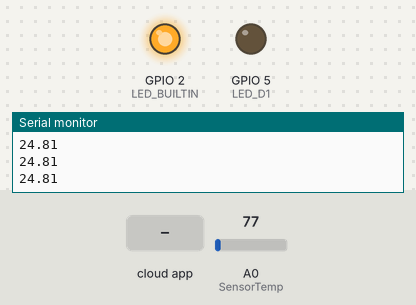
Simulated run of this sketch. Board: ESP8266 (NodeMCU). Shown: output pins drawn as LEDs (lit = HIGH, except the on-board LED, lit = LOW), the last lines printed to the serial monitor. The test bench sets the inputs (shaded band); at power-on: A0 (SensorTemp) = 77.

Above: at 1.3 s.
1.4 s: the phone or cloud app sets LED_D1 to 1
At 2.5 s:
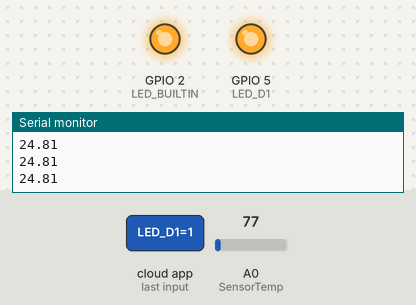
3.0 s: the phone or cloud app sets led to 1
At 3.7 s:
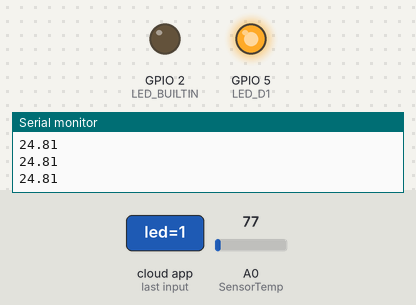
4.5 s: the phone or cloud app sets LED_D1 to 0
At 4.9 s:
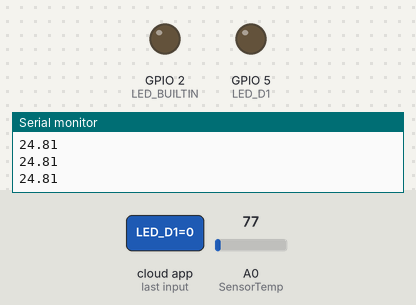
6.0 s: the phone or cloud app sets led to 0
At 7.3 s:
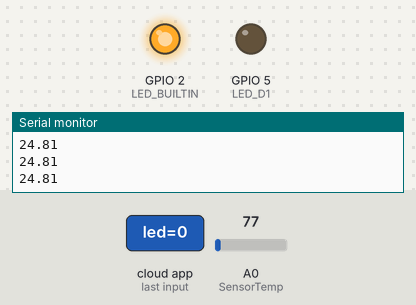
Timing chart, 0 to 8.5 s (numbered marks = the images above; inputs shaded):
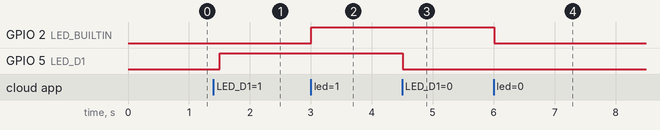

Measured:
- after the input at 1.4 s, GPIO 5 (LED_D1): LOW → HIGH after 0.10 s
- after the input at 3.0 s, GPIO 2 (LED_BUILTIN): LOW → HIGH at once
- after the input at 4.5 s, GPIO 5 (LED_D1): HIGH → LOW at once
- after the input at 6.0 s, GPIO 2 (LED_BUILTIN): HIGH → LOW at once

The sketch:

Programacion_Thinger_io.ino
```cpp
#define _DISABLE_TLS_
// other includes goes here
#include <ThingerESP8266.h>
//configuraciones para la plataforma
#define USERNAME "JairoTimbe"
#define DEVICE_ID "abc"
#define DEVICE_CREDENTIAL "kcGTbFTMI28kI&"

#define SSID "CanarNet_Familia Timbe"
#define SSID_PASSWORD "bj_A8DePraty"

ThingerESP8266 thing(USERNAME, DEVICE_ID, DEVICE_CREDENTIAL);

//variables globales
float celsius=0;
int LED_D1=5;
int SensorTemp=A0;

void setup() {
  Serial.begin(115200);
  pinMode(LED_BUILTIN, OUTPUT);
  pinMode(LED_D1, OUTPUT);
  //conf wifi
  thing.add_wifi(SSID, SSID_PASSWORD);

  // digital pin control example (i.e. turning on/off a light, a relay, configuring a parameter, etc)
  thing["led"] << digitalPin(LED_BUILTIN);
  thing["LED_D1"] << digitalPin(LED_D1);
  // resource output example (i.e. reading a sensor value)
  thing["dash_Temperatura"] >> outputValue(celsius);
}

void loop() {

  thing.handle();
  //lectura del sensor de temperatura
  int analogValue = analogRead(SensorTemp);
  float millivolts = (analogValue/1024.0) * 3300; //3300 is the voltage provided by NodeMCU
  celsius = millivolts/10;
  Serial.println(celsius);
  delay(500);


}
```
